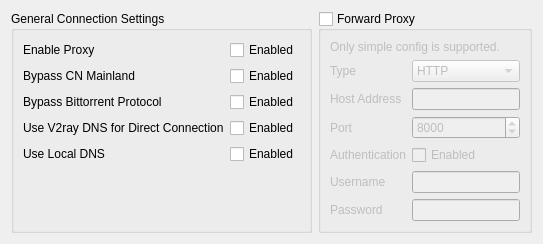
     <widget class="QWidget" name="connectionSettingsPage">
      <attribute name="title">
       <string>Connection Settings</string>
      </attribute>
      <layout class="QHBoxLayout" name="horizontalLayout_11" stretch="1,1">
       <item>
        <widget class="QGroupBox" name="groupBox">
         <property name="title">
          <string>General Connection Settings</string>
         </property>
         <layout class="QFormLayout" name="formLayout">
          <item row="0" column="0">
           <widget class="QLabel" name="label_16">
            <property name="text">
             <string>Enable Proxy</string>
            </property>
            <property name="textFormat">
             <enum>Qt::PlainText</enum>
            </property>
           </widget>
          </item>
          <item row="0" column="1">
           <widget class="QCheckBox" name="proxyDefaultCb">
            <property name="text">
             <string>Enabled</string>
            </property>
           </widget>
          </item>
          <item row="1" column="0">
           <widget class="QLabel" name="label_17">
            <property name="text">
             <string>Bypass CN Mainland</string>
            </property>
            <property name="textFormat">
             <enum>Qt::PlainText</enum>
            </property>
           </widget>
          </item>
          <item row="1" column="1">
           <widget class="QCheckBox" name="bypassCNCb">
            <property name="text">
             <string>Enabled</string>
            </property>
           </widget>
          </item>
          <item row="2" column="0">
           <widget class="QLabel" name="label_76">
            <property name="text">
             <string>Bypass Bittorrent Protocol</string>
            </property>
            <property name="textFormat">
             <enum>Qt::PlainText</enum>
            </property>
           </widget>
          </item>
          <item row="2" column="1">
           <widget class="QCheckBox" name="bypassBTCb">
            <property name="text">
             <string>Enabled</string>
            </property>
           </widget>
          </item>
          <item row="3" column="0">
           <widget class="QLabel" name="label_75">
            <property name="text">
             <string>Use V2ray DNS for Direct Connection</string>
            </property>
            <property name="textFormat">
             <enum>Qt::PlainText</enum>
            </property>
           </widget>
          </item>
          <item row="3" column="1">
           <widget class="QCheckBox" name="DnsFreedomCb">
            <property name="text">
             <string>Enabled</string>
            </property>
           </widget>
          </item>
          <item row="4" column="0">
           <widget class="QLabel" name="label_18">
            <property name="text">
             <string>Use Local DNS</string>
            </property>
            <property name="textFormat">
             <enum>Qt::PlainText</enum>
            </property>
           </widget>
          </item>
          <item row="4" column="1">
           <widget class="QCheckBox" name="localDNSCb">
            <property name="text">
             <string>Enabled</string>
            </property>
           </widget>
          </item>
         </layout>
        </widget>
       </item>
       <item>
        <widget class="QGroupBox" name="fpGroupBox">
         <property name="title">
          <string>Forward Proxy</string>
         </property>
         <property name="checkable">
          <bool>true</bool>
         </property>
         <property name="checked">
          <bool>false</bool>
         </property>
         <layout class="QFormLayout" name="formLayout_8">
          <item row="0" column="0" colspan="2">
           <widget class="QLabel" name="label_65">
            <property name="text">
             <string>Only simple config is supported.</string>
            </property>
            <property name="textFormat">
             <enum>Qt::PlainText</enum>
            </property>
           </widget>
          </item>
          <item row="1" column="0">
           <widget class="QLabel" name="label_49">
            <property name="text">
             <string>Type</string>
            </property>
            <property name="textFormat">
             <enum>Qt::PlainText</enum>
            </property>
           </widget>
          </item>
          <item row="1" column="1">
           <widget class="QComboBox" name="fpTypeCombo">
            <item>
             <property name="text">
              <string>HTTP</string>
             </property>
            </item>
            <item>
             <property name="text">
              <string>Socks</string>
             </property>
            </item>
           </widget>
          </item>
          <item row="2" column="0">
           <widget class="QLabel" name="label_50">
            <property name="text">
             <string>Host Address</string>
            </property>
            <property name="textFormat">
             <enum>Qt::PlainText</enum>
            </property>
           </widget>
          </item>
          <item row="2" column="1">
           <widget class="QLineEdit" name="fpAddressTx"/>
          </item>
          <item row="3" column="0">
           <widget class="QLabel" name="label_51">
            <property name="text">
             <string>Port</string>
            </property>
            <property name="textFormat">
             <enum>Qt::PlainText</enum>
            </property>
           </widget>
          </item>
          <item row="3" column="1">
           <widget class="QSpinBox" name="fpPortSB">
            <property name="minimum">
             <number>1</number>
            </property>
            <property name="maximum">
             <number>65535</number>
            </property>
            <property name="value">
             <number>8000</number>
            </property>
           </widget>
          </item>
          <item row="4" column="0">
           <widget class="QLabel" name="label_54">
            <property name="text">
             <string>Authentication</string>
            </property>
            <property name="textFormat">
             <enum>Qt::PlainText</enum>
            </property>
           </widget>
          </item>
          <item row="4" column="1">
           <widget class="QCheckBox" name="fpUseAuthCB">
            <property name="text">
             <string>Enabled</string>
            </property>
           </widget>
          </item>
          <item row="5" column="0">
           <widget class="QLabel" name="label_52">
            <property name="text">
             <string>Username</string>
            </property>
            <property name="textFormat">
             <enum>Qt::PlainText</enum>
            </property>
           </widget>
          </item>
          <item row="5" column="1">
           <widget class="QLineEdit" name="fpUsernameTx"/>
          </item>
          <item row="6" column="0">
           <widget class="QLabel" name="label_53">
            <property name="text">
             <string>Password</string>
            </property>
            <property name="textFormat">
             <enum>Qt::PlainText</enum>
            </property>
           </widget>
          </item>
          <item row="6" column="1">
           <widget class="QLineEdit" name="fpPasswordTx"/>
          </item>
         </layout>
        </widget>
       </item>
      </layout>
     </widget>
